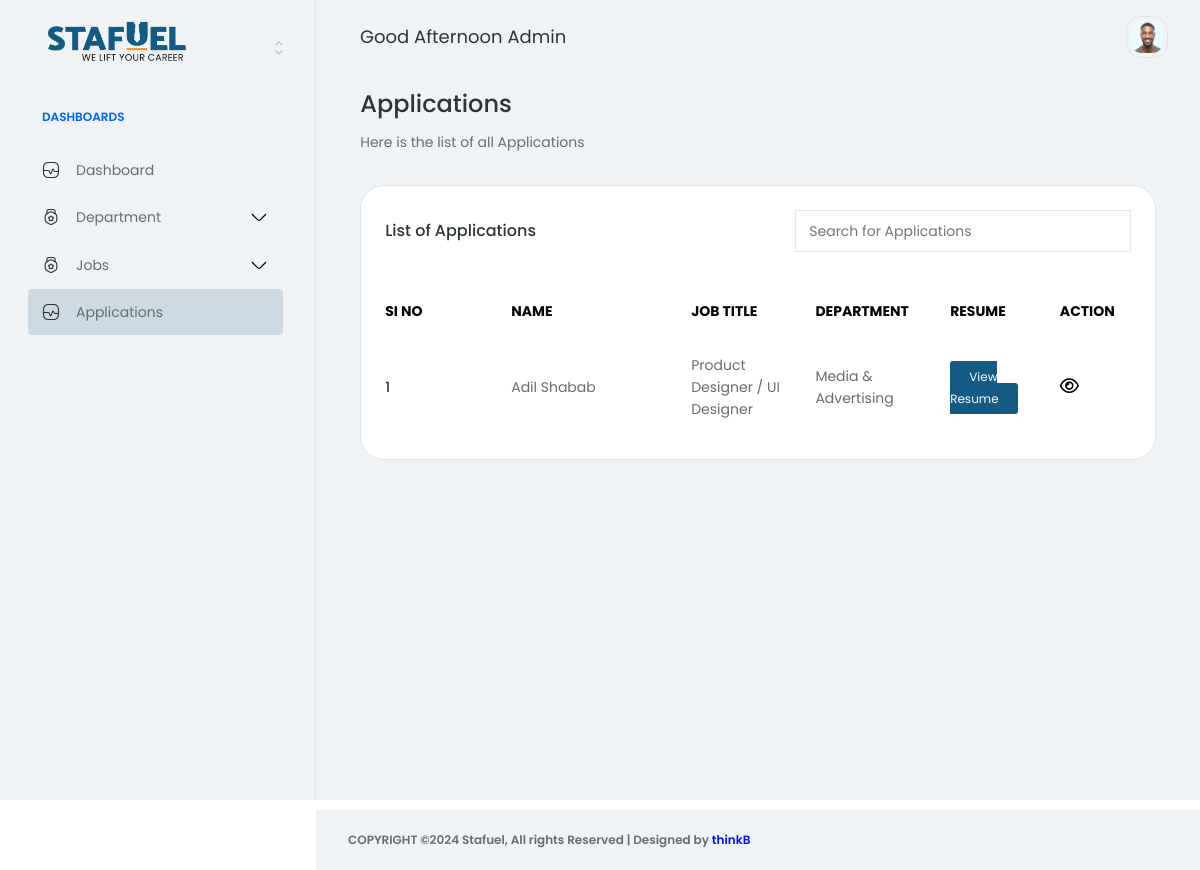
The page /account/applications/ on the database its author committed.
### core/models.py (models this page shows, shortened)
class Application(models.Model):
    EXPERIENCE_CHOICES = [
        ('0-1', '0-1 years'),
        ('1-2', '1-2 years'),
        ('2-3', '2-3 years'),
        ('3-4', '3-4 years'),
        ('4-5', '4-5 years'),
        ('5+', '5+ years'),
    ]
    job = models.ForeignKey(Job, on_delete=models.CASCADE)
    created_at = models.DateTimeField(auto_now_add=True)
    name = models.CharField(max_length=255)
    email = models.EmailField()
    mobile_number = models.CharField(max_length=15)
    experience = models.CharField(max_length=3, choices=EXPERIENCE_CHOICES)
    skills = RichTextField()
    resume = models.FileField(upload_to='resumes/', validators=[validate_pdf])
    slug = models.SlugField(unique=True, blank=True)
    department = models.ForeignKey(Department, on_delete=models.CASCADE)

class Job(models.Model):
    JOB_TYPE_CHOICES = [
        ('Full Time', 'Full Time'),
        ('Part Time', 'Part Time'),
        ('Internship', 'Internship'),
        ('Freelance', 'Freelance'),
    ]
    EXPERIENCE_CHOICES = [
        ('0-1', '0-1 years'),
        ('1-2', '1-2 years'),
        ('2-3', '2-3 years'),
        ('3-4', '3-4 years'),
        ('4-5', '4-5 years'),
        ('5+', '5+ years'),
    ]
    STATUS_CHOICES = [
        ('active', 'Active'),
        ('inactive', 'Inactive'),
    ]
    title = models.CharField(max_length=255)
    department = models.ForeignKey(Department, on_delete=models.CASCADE)
    location = models.CharField(max_length=255)
    created_at = models.DateTimeField(auto_now_add=True)
    updated_at = models.DateTimeField(auto_now=True)
    salary = models.CharField(max_length=255)
    job_type = models.CharField(max_length=15, choices=JOB_TYPE_CHOICES, default='full time')
    experience = models.CharField(max_length=3, choices=EXPERIENCE_CHOICES)
    job_description = models.TextField()
    skills_required = RichTextField()
    slug = models.SlugField(unique=True, blank=True)
    status = models.CharField(max_length=15, choices=STATUS_CHOICES, default='active')

class Department(models.Model):
    STATUS_CHOICES = [
        ('active', 'Active'),
        ('inactive', 'Inactive'),
    ]
    name = models.CharField(max_length=100)
    icon = models.CharField(max_length=60)
    created_at = models.DateTimeField(auto_now_add=True)
    openings = models.IntegerField()
    slug = models.SlugField(unique=True, blank=True)
    status = models.CharField(max_length=8, choices=STATUS_CHOICES, default='active')

### core/views.py (the view)
# urls.py: path('account/applications/', ApplicationListView.as_view(), name='application-list'),
class ApplicationListView(ListView):
    model = Application
    template_name = 'backend/applications.html'
    context_object_name = 'applications'
    def get_queryset(self):
        return Application.objects.all().order_by('-created_at')

### templates/backend/applications.html (shortened to what this page needs)
{% extends 'backend/base.html' %}
{% load static %}
{% block content %}
<div class="row mb-32 gy-32">
    <div class="col-12">
        <div class="row align-items-center justify-content-between g-24">
            <div class="col-12 col-md-6">
                <h3>Applications</h3>
                <p class="hp-p1-body mb-0">Here is the list of all Applications</p>
            </div>
        </div>
    </div>
    <div class="col-12">
        <div class="row g-32">
            <div class="col-12 col-lg-12">
                <div class="row g-32">
                    <div class="col-12">
                        <div class="card hp-project-ecommerce-table-card">
                            <div class="card-body">
                                <div class="row">
                                    <div class="col-12">
                                        <div class="d-flex align-items-center justify-content-between mb-32">
                                            <h5 class="mb-0">List of Applications</h5>
                                            <input class="search__input" type="text" placeholder="Search for Applications">
                                        </div>
                                        <div class="table-responsive">
                                            <table class="table align-middle mb-0">
                                                <thead>
                                                    <tr>
                                                        <th style="min-width: 110px;">
                                                            <span class="hp-badge-size d-block pb-16 fw-normal text-black fw-bold hp-text-color-dark-50 text-uppercase">SI NO</span>
                                                        </th>
                                                        <th style="min-width: 180px;">
                                                            <span class="hp-badge-size d-block pb-16 fw-normal text-black fw-bold hp-text-color-dark-50 text-uppercase">Name</span>
                                                        </th>
                                                        <th>
                                                            <span class="hp-badge-size d-block pb-16 fw-normal text-black fw-bold hp-text-color-dark-50 text-uppercase">Job Title</span>
                                                        </th>
                                                        <th>
                                                            <span class="hp-badge-size d-block pb-16 fw-normal text-black fw-bold hp-text-color-dark-50 text-uppercase">Department</span>
                                                        </th>
                                                        <th class="">
                                                            <span class="hp-badge-size d-block pb-16 fw-normal text-black fw-bold hp-text-color-dark-50 text-uppercase">Resume</span>
                                                        </th>
                                                        <th class="">
                                                            <span class="hp-badge-size d-block pb-16 fw-normal text-black fw-bold hp-text-color-dark-50 text-uppercase">Action</span>
                                                        </th>
                                                    </tr>
                                                </thead>
                                                <tbody>
                                                    {% for application in applications %}
                                                        <tr>
                                                            <td class="ps-0">
                                                                <span class="mb-0 fw-medium text-black-100 hp-text-color-dark-0">{{ forloop.counter }}</span>
                                                            </td>
                                                            <td>
                                                                <span class="mb-0 text-black-80 hp-text-color-dark-30">{{ application.name }}</span>
                                                            </td>
                                                            <td>
                                                                <span class="mb-0 text-black-80 hp-text-color-dark-30">{{ application.job.title }}</span>
                                                            </td>
                                                            <td>
                                                                <span class="mb-0 text-black-80 hp-text-color-dark-30">{{ application.department.name }}</span>
                                                            </td>
                                                            <td>
                                                                <a href="{{ application.resume.url }}" target="_blank">
                                                                    <span class="btn_view mb-0 hp-text-color-dark-30">View Resume</span>
                                                                </a>
                                                            </td>
                                                            <td>
                                                                <div class="d_flex_icons">
                                                                    <a href="{% url 'view_application' application.slug %}">
                                                                        <span class="fa-regular fa-eye"></span>
                                                                    </a>
                                                                </div>
                                                            </td>
                                                        </tr>
                                                    {% endfor %}
                                                </tbody>
                                            </table>
                                        </div>
                                    </div>
                                </div>
                            </div>
                        </div>
                    </div>
                </div>
            </div>
        </div>
    </div>
</div>
{% endblock %}

### static/app-assets/css/base/typography.css (style rules this page uses)
h1, h2, h3, h4, h5, h6, .h1, .h2, .h3, .h4, .h5, .h6 { color: #2d3436; font-weight: 500; }
h3 { font-size: 24px; line-height: 28px; }
h5 { font-size: 16px; line-height: 24px; }
.hp-p1-body { font-size: 14px; line-height: 21px; color: #636e72; font-weight: 400; }

### static/app-assets/css/base/base.css (style rules this page uses)
body { color: #2d3436; font-size: 14px; font-family: "Poppins", sans-serif; line-height: 1.5715; overflow-x: hidden; }
a { -webkit-transition: 0.3s; transition: 0.3s; }
.hp-project-ecommerce-table-card .table thead > tr > th { background: none !important; border-bottom: none; }
.hp-project-ecommerce-table-card .table thead > tr > th:before { visibility: hidden; }
.hp-project-ecommerce-table-card .table thead > tr > th:first-child { padding-left: 0; }
.hp-project-ecommerce-table-card .table tbody > tr > td { border-bottom: none; padding-top: 15px; padding-bottom: 15px; }
.hp-project-ecommerce-table-card .table tbody > tr > td:first-child { padding-left: 0; }
.hp-project-ecommerce-table-card .table tbody > tr:first-child > td { padding-top: 0px; }
.hp-project-ecommerce-table-card .table tbody > tr:last-child > td { border: none; }

### static/app-assets/css/components.css (style rules this page uses)
table td, table th { font-weight: 500; }
.table > :not(:first-child) { border-top-width: 0; }
.table thead th { font-weight: 500; background: #f7fafc; }
.table thead th:first-child { border-top-left-radius: 7px; }
.table thead th:last-child { border-top-right-radius: 7px; }
.table td { font-weight: 400; }

### static/assets/css/style.css (style rules this page uses)
.d_flex_icons { display: flex; gap: 15px; }
.d_flex_icons a span { color: black; font-size: 17px; }
:root { --ri5-color-primary-hsl: 242, 69%, 52%; --ri5-color-bg-hsl: 0, 0%, 100%; --ri5-color-contrast-high-hsl: 230, 7%, 23%; --ri5-color-contrast-higher-hsl: 230, 13%, 9%; --ri5-color-bg-darker-hsl: 240, 4%, 90%; --ri5-color-white-hsl: 0, 0%, 100%; --ri5-text-sm: 0.833rem; --radio-switch-width: 186px; --radio-switch-height: 46px; --radio-switch-padding: 1px; --radio-switch-radius: 100vw; --radio-switch-animation-duration: 0.3s; }
.btn_view { background: #135b84; padding: 7px 19px; color: white; font-size: 12px; border-radius: 3px; }
.search__input { width: 45%; transition: 0.8s ease-in; padding: 9px 13px; border: 0.5px solid #e8e8e8; outline: none; }

### rows shown on the page
Application: name "Adil Shabab", job "Product Designer / UI Designer", department.name "Media & Advertising"
